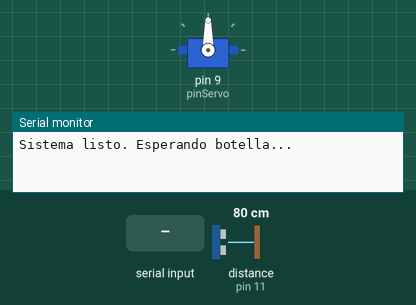
Recording of a sketch running on a simulated Arduino Uno, built with avr-gcc and run on an emulated ATmega328P. Shown: servo, the last lines printed to the serial monitor. Wiring (inferred from the names in the program): ultrasonic range finder: trigger pin 10; echo pin 11. The inputs (shaded band) are chosen by the test bench; at power-on: distance to the obstacle (sensor on pin 11) 80 cm. The echo pulse lasts 58.3 µs per cm.

Above: at 1.2 s.
1.3 s: distance to the obstacle (sensor on pin 11) set to 2 cm
2.8 s: "G" received over Serial
At 2.99 s:
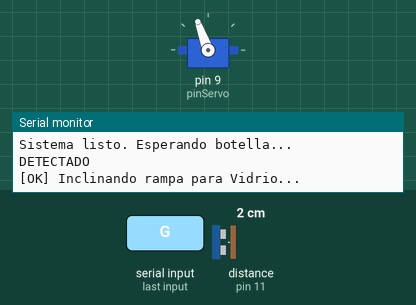
5.8 s: "P" received over Serial
At 5.95 s:
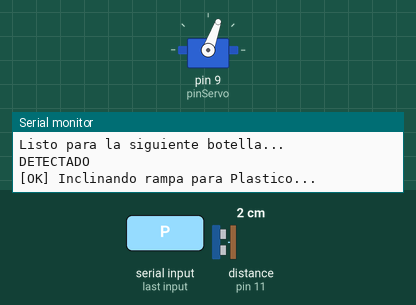
Timing chart, 0 to 9.5 s (numbered marks = the images above; inputs shaded):
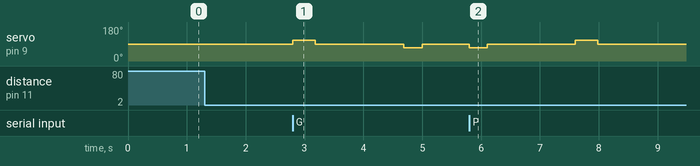

The sketch:

codigo-arduino.ino
```cpp
#include <Servo.h>

Servo rampaPrincipal;
const int pinServo = 9;

const int trigPin = 10;
const int echoPin = 11;
const int distanciaUmbral = 15; // Centímetros

enum EstadoSistema {
  ESPERANDO_BOTELLA,
  ESPERANDO_COMANDO_PYTHON
};

EstadoSistema estadoActual = ESPERANDO_BOTELLA;

// --- TIEMPOS INDEPENDIENTES PARA CALIBRACIÓN FINA ---

// Lado PLÁSTICO (Estos ya te funcionan bien, ¡no los toques!)
int tiempoCaidaP = 300;
int tiempoSubidaP = 380;

// Lado VIDRIO (Aquí hacemos la magia para compensar el motor)
// Como no bajaba mucho, le subimos el tiempo. Como regresaba mucho, le bajamos el tiempo.
int tiempoCaidaG = 380; // Antes era 300
int tiempoSubidaG = 320; // Antes era 380
// ----------------------------------------------------

void setup() {
  rampaPrincipal.attach(pinServo);
  rampaPrincipal.write(90); // FRENO TOTAL

  pinMode(trigPin, OUTPUT);
  pinMode(echoPin, INPUT);

  Serial.begin(9600);
  Serial.println("Sistema listo. Esperando botella...");
}

void loop() {

  if (estadoActual == ESPERANDO_BOTELLA) {
    digitalWrite(trigPin, LOW);
    delayMicroseconds(2);
    digitalWrite(trigPin, HIGH);
    delayMicroseconds(10);
    digitalWrite(trigPin, LOW);

    // --- EL SALVAVIDAS ---
    // Limite de 30ms para que el Arduino no se congele si falla el eco
    long duracion = pulseIn(echoPin, HIGH, 30000);
    long distancia = duracion * 0.034 / 2;

    if (distancia > 0 && distancia <= distanciaUmbral) {
      Serial.println("DETECTADO");
      estadoActual = ESPERANDO_COMANDO_PYTHON;
    }
    delay(100);
  }

  else if (estadoActual == ESPERANDO_COMANDO_PYTHON) {
    if (Serial.available() > 0) {
      char comando = Serial.read();
      comando = toupper(comando);

      if (comando == 'G') { // --- VIDRIO ---
        Serial.println("[OK] Inclinando rampa para Vidrio...");

        rampaPrincipal.write(110);
        delay(tiempoCaidaG);
        rampaPrincipal.write(90);

        delay(1500);

        Serial.println("[OK] Nivelando rampa...");
        rampaPrincipal.write(70);
        delay(tiempoSubidaG);
        rampaPrincipal.write(90);

        delay(500);
        estadoActual = ESPERANDO_BOTELLA;
        Serial.println("Listo para la siguiente botella...");

      } else if (comando == 'P') { // --- PLÁSTICO ---
        Serial.println("[OK] Inclinando rampa para Plastico...");

        rampaPrincipal.write(70);
        delay(tiempoCaidaP);
        rampaPrincipal.write(90);

        delay(1500);

        Serial.println("[OK] Nivelando rampa...");
        rampaPrincipal.write(110);
        delay(tiempoSubidaP);
        rampaPrincipal.write(90);

        delay(500);
        estadoActual = ESPERANDO_BOTELLA;
        Serial.println("Listo para la siguiente botella...");

      } else if (comando == 'O') { // --- DESCARTE ---
        Serial.println("[OK] Descarte (O). Por favor retire el objeto...");

        // --- SISTEMA ANTI-SPAM ---
        // Se queda atrapado en este bucle HASTA que quites la mano/objeto
        long distanciaSeguridad = 0;
        do {
          digitalWrite(trigPin, LOW);
          delayMicroseconds(2);
          digitalWrite(trigPin, HIGH);
          delayMicroseconds(10);
          digitalWrite(trigPin, LOW);

          long dur = pulseIn(echoPin, HIGH, 30000);
          distanciaSeguridad = dur * 0.034 / 2;

          delay(200); // Lee el sensor despacito mientras esperas

        } while (distanciaSeguridad > 0 && distanciaSeguridad <= distanciaUmbral);

        // Si el código llega aquí, es porque la distancia ya es mayor a 15cm (el camino está libre)
        delay(1000); // Un segundito de margen extra por si acaso

        estadoActual = ESPERANDO_BOTELLA;
        Serial.println("Listo para la siguiente botella...");
      }

      // --- LIMPIAPARABRISAS DEL BUFFER ---
      // Bota a la basura cualquier letra invisible que haya sobrado para que no trabe el ciclo
      while(Serial.available() > 0) {
        Serial.read();
      }
    }
  }
}
```

Measured:
- after the input at 2.8 s, servo on pin 9 (pinServo): 90° → 110° at once, → 90° 0.38 s later, → 70° 1.5 s later, → 90° 0.32 s later
- after the input at 5.8 s, servo on pin 9 (pinServo): 90° → 70° at once, → 90° 0.30 s later, → 110° 1.5 s later, → 90° 0.38 s later
